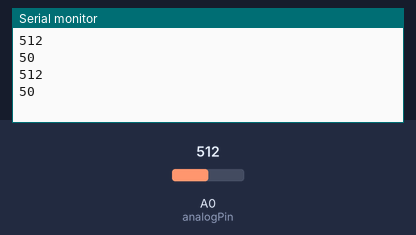
This sketch was run on a simulated Arduino Uno, built with avr-gcc and run on an emulated ATmega328P. On the bench: the last lines printed to the serial monitor. The test bench sets the inputs (shaded band); at power-on: A0 (analogPin) = 512.

Above: at 1.8 s.
1.9 s: A0 (analogPin) set to 716
At 2.6 s:
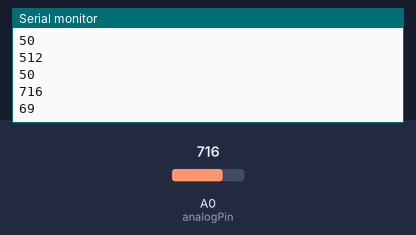
3.4 s: A0 (analogPin) set to 900
At 4.8 s:
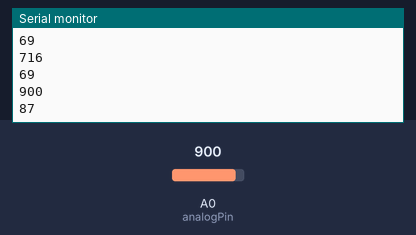
Timing chart, 0 to 6.4 s (numbered marks = the images above; inputs shaded):
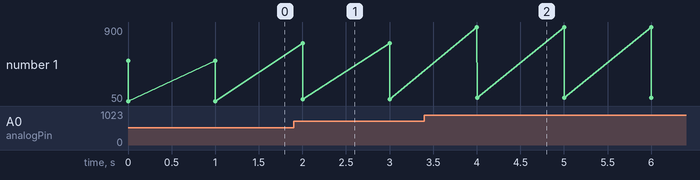

The sketch:

luminosit_.ino
```cpp
const int analogPin = A0;
int sensorValue = 0;
int percentage = 0;

void setup() {
  // put your setup code here, to run once:
  Serial.begin(115200);

}

void loop() {
  // put your main code here, to run repeatedly:
  sensorValue = analogRead(analogPin);
  percentage = map(sensorValue, 0, 1023, 0, 100);
  Serial.println(sensorValue);
  Serial.println(percentage);
  delay(1000);

}
```

Measured:
- after the input at 1.9 s, the serial monitor: prints a new line after 0.10 s (image 1)
- after the input at 3.4 s, the serial monitor: prints a new line after 0.60 s (image 2)
- plotted number 1: 50 → 69 after the input at 1.9 s, 69 → 87 after the input at 3.4 s
